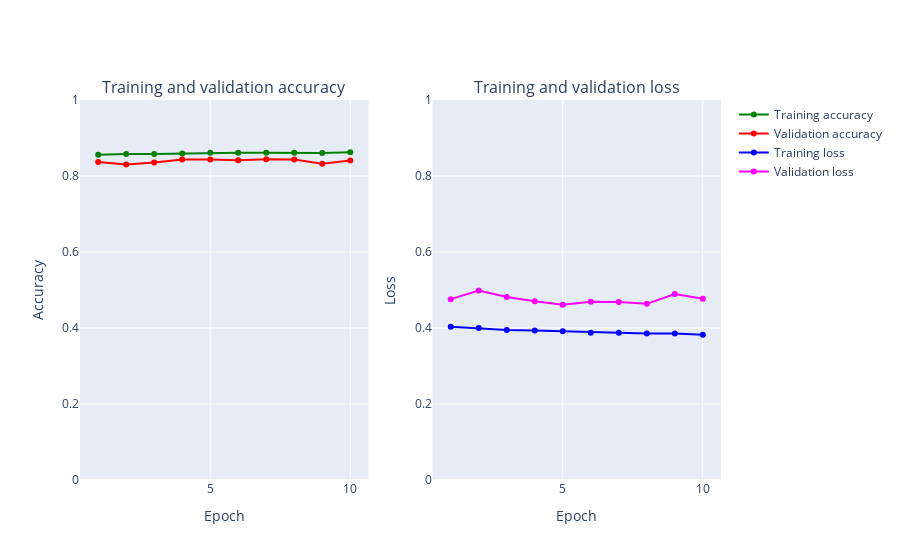

Notebook cell for this chart:
### Markdown cell above
### Added batch sizing to see if it affects

### Code cell
fashion_model_batch = Sequential()
fashion_model_batch.add(Conv2D(32, kernel_size=(3, 3),activation='linear',input_shape=(28,28,1)))
fashion_model_batch.add(Conv2D(64, (3, 3), activation='linear'))
fashion_model_batch.add(Flatten())
fashion_model_batch.add(Dense(128, activation='linear'))
fashion_model_batch.add(Dense(num_classes, activation='softmax'))
fashion_model_batch.compile(loss='categorical_crossentropy', optimizer=keras.optimizers.Adam(),metrics=['accuracy'])
fashion_model_batch.summary()

h_callback = fashion_model.fit(X_train, y_train, epochs = 10, batch_size=32,validation_data=(X_test, y_test))


# Plot train vs test loss during training 
plot_accuracy_and_loss(h_callback)

### Figure 1 — Plotly figure (JSON) as saved in the notebook; plotly's stock layout.template omitted (floating-point values rounded to 4 significant figures)
{"data": [{"marker": {"color": "Green"}, "mode": "markers+lines", "name": "Training accuracy", "text": ["1", "2", "3", "4", "5", "6", "7", "8", "9", "10"], "type": "scatter", "x": [1, 2, 3, 4, 5, 6, 7, 8, 9, 10], "xaxis": "x", "y": [0.856, 0.8581, 0.858, 0.8591, 0.8613, 0.8613, 0.8614, 0.8612, 0.8607, 0.8627], "yaxis": "y"}, {"marker": {"color": "Red"}, "mode": "markers+lines", "name": "Validation accuracy", "text": ["1", "2", "3", "4", "5", "6", "7", "8", "9", "10"], "type": "scatter", "x": [1, 2, 3, 4, 5, 6, 7, 8, 9, 10], "xaxis": "x", "y": [0.8372, 0.83, 0.8353, 0.8432, 0.8437, 0.8413, 0.8442, 0.8435, 0.8325, 0.8411], "yaxis": "y"}, {"marker": {"color": "Blue"}, "mode": "markers+lines", "name": "Training loss", "text": ["1", "2", "3", "4", "5", "6", "7", "8", "9", "10"], "type": "scatter", "x": [1, 2, 3, 4, 5, 6, 7, 8, 9, 10], "xaxis": "x2", "y": [0.4032, 0.3999, 0.3947, 0.3937, 0.3913, 0.3878, 0.3872, 0.3853, 0.3858, 0.3825], "yaxis": "y2"}, {"marker": {"color": "Magenta"}, "mode": "markers+lines", "name": "Validation loss", "text": ["1", "2", "3", "4", "5", "6", "7", "8", "9", "10"], "type": "scatter", "x": [1, 2, 3, 4, 5, 6, 7, 8, 9, 10], "xaxis": "x2", "y": [0.4759, 0.4986, 0.4819, 0.4702, 0.4614, 0.4688, 0.4683, 0.4636, 0.4894, 0.4768], "yaxis": "y2"}], "layout": {"annotations": [{"font": {"size": 16}, "showarrow": false, "text": "Training and validation accuracy", "x": 0.225, "xanchor": "center", "xref": "paper", "y": 1, "yanchor": "bottom", "yref": "paper"}, {"font": {"size": 16}, "showarrow": false, "text": "Training and validation loss", "x": 0.775, "xanchor": "center", "xref": "paper", "y": 1, "yanchor": "bottom", "yref": "paper"}], "xaxis": {"anchor": "y", "domain": [0, 0.45], "title": {"text": "Epoch"}}, "xaxis2": {"anchor": "y2", "domain": [0.55, 1], "title": {"text": "Epoch"}}, "yaxis": {"anchor": "x", "domain": [0, 1], "range": [0, 1], "title": {"text": "Accuracy"}}, "yaxis2": {"anchor": "x2", "domain": [0, 1], "range": [0, 1], "title": {"text": "Loss"}}}}
